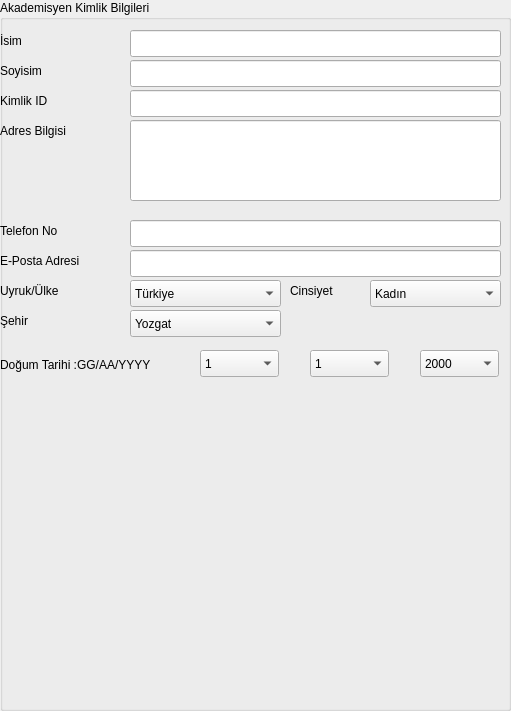
  <widget class="QGroupBox" name="akademisyen_kimlik">
   <property name="geometry">
    <rect>
     <x>1090</x>
     <y>150</y>
     <width>511</width>
     <height>711</height>
    </rect>
   </property>
   <property name="styleSheet">
    <string notr="true"/>
   </property>
   <property name="title">
    <string>Akademisyen Kimlik Bilgileri</string>
   </property>
   <widget class="QLabel" name="akademisyen_isim">
    <property name="geometry">
     <rect>
      <x>0</x>
      <y>30</y>
      <width>111</width>
      <height>21</height>
     </rect>
    </property>
    <property name="text">
     <string>İsim</string>
    </property>
   </widget>
   <widget class="QLineEdit" name="akademisyen_isim_bilgi">
    <property name="geometry">
     <rect>
      <x>130</x>
      <y>30</y>
      <width>371</width>
      <height>27</height>
     </rect>
    </property>
   </widget>
   <widget class="QLineEdit" name="akademisyen_soyisim_bilgi">
    <property name="geometry">
     <rect>
      <x>130</x>
      <y>60</y>
      <width>371</width>
      <height>27</height>
     </rect>
    </property>
   </widget>
   <widget class="QLineEdit" name="akademisyen_kimlik_id_bilgi">
    <property name="geometry">
     <rect>
      <x>130</x>
      <y>90</y>
      <width>371</width>
      <height>27</height>
     </rect>
    </property>
   </widget>
   <widget class="QLineEdit" name="akademisyen_adres_bilgi">
    <property name="geometry">
     <rect>
      <x>130</x>
      <y>120</y>
      <width>371</width>
      <height>81</height>
     </rect>
    </property>
    <property name="toolTip">
     <string>&lt;html&gt;&lt;head/&gt;&lt;body&gt;&lt;p align=&quot;center&quot;&gt;&lt;br/&gt;&lt;/p&gt;&lt;/body&gt;&lt;/html&gt;</string>
    </property>
    <property name="text">
     <string/>
    </property>
   </widget>
   <widget class="QLabel" name="akademisyen_soyisim">
    <property name="geometry">
     <rect>
      <x>0</x>
      <y>60</y>
      <width>111</width>
      <height>21</height>
     </rect>
    </property>
    <property name="text">
     <string>Soyisim</string>
    </property>
   </widget>
   <widget class="QLabel" name="akademisyen_kimlik_id">
    <property name="geometry">
     <rect>
      <x>0</x>
      <y>90</y>
      <width>111</width>
      <height>21</height>
     </rect>
    </property>
    <property name="text">
     <string>Kimlik ID</string>
    </property>
   </widget>
   <widget class="QLabel" name="akademisyen_adres">
    <property name="geometry">
     <rect>
      <x>0</x>
      <y>120</y>
      <width>111</width>
      <height>21</height>
     </rect>
    </property>
    <property name="text">
     <string>Adres Bilgisi</string>
    </property>
   </widget>
   <widget class="QLabel" name="akademisyen_tel_no">
    <property name="geometry">
     <rect>
      <x>0</x>
      <y>220</y>
      <width>111</width>
      <height>21</height>
     </rect>
    </property>
    <property name="text">
     <string>Telefon No</string>
    </property>
   </widget>
   <widget class="QLineEdit" name="akademisyen_tel_no_bilgi">
    <property name="geometry">
     <rect>
      <x>130</x>
      <y>220</y>
      <width>371</width>
      <height>27</height>
     </rect>
    </property>
   </widget>
   <widget class="QLabel" name="akademisyen_eposta">
    <property name="geometry">
     <rect>
      <x>0</x>
      <y>250</y>
      <width>111</width>
      <height>21</height>
     </rect>
    </property>
    <property name="text">
     <string>E-Posta Adresi</string>
    </property>
   </widget>
   <widget class="QLineEdit" name="akademisyen_eposta_bilgi">
    <property name="geometry">
     <rect>
      <x>130</x>
      <y>250</y>
      <width>371</width>
      <height>27</height>
     </rect>
    </property>
   </widget>
   <widget class="QLabel" name="akademisyen_cinsiyet">
    <property name="geometry">
     <rect>
      <x>290</x>
      <y>280</y>
      <width>111</width>
      <height>21</height>
     </rect>
    </property>
    <property name="text">
     <string>Cinsiyet</string>
    </property>
   </widget>
   <widget class="QComboBox" name="akademisyen_sehir_bilgi">
    <property name="geometry">
     <rect>
      <x>130</x>
      <y>310</y>
      <width>151</width>
      <height>27</height>
     </rect>
    </property>
    <item>
     <property name="text">
      <string>Yozgat</string>
     </property>
    </item>
    <item>
     <property name="text">
      <string>Ankara</string>
     </property>
    </item>
    <item>
     <property name="text">
      <string>Adana</string>
     </property>
    </item>
    <item>
     <property name="text">
      <string>İstanbul</string>
     </property>
    </item>
    <item>
     <property name="text">
      <string>Kayseri</string>
     </property>
    </item>
    <item>
     <property name="text">
      <string>Kırşehir</string>
     </property>
    </item>
    <item>
     <property name="text">
      <string>Sivas</string>
     </property>
    </item>
    <item>
     <property name="text">
      <string>Nevşehir</string>
     </property>
    </item>
    <item>
     <property name="text">
      <string>Niğde</string>
     </property>
    </item>
    <item>
     <property name="text">
      <string>Tokat</string>
     </property>
    </item>
    <item>
     <property name="text">
      <string>Çankırı</string>
     </property>
    </item>
    <item>
     <property name="text">
      <string>Samsun</string>
     </property>
    </item>
    <item>
     <property name="text">
      <string>Trabzon</string>
     </property>
    </item>
    <item>
     <property name="text">
      <string>Kahramanmaraş</string>
     </property>
    </item>
    <item>
     <property name="text">
      <string>Gaziantep</string>
     </property>
    </item>
   </widget>
   <widget class="QLabel" name="akademisyen_sehir">
    <property name="geometry">
     <rect>
      <x>0</x>
      <y>310</y>
      <width>111</width>
      <height>21</height>
     </rect>
    </property>
    <property name="text">
     <string>Şehir</string>
    </property>
   </widget>
   <widget class="QLabel" name="akademisyen_uyruk">
    <property name="geometry">
     <rect>
      <x>0</x>
      <y>280</y>
      <width>111</width>
      <height>21</height>
     </rect>
    </property>
    <property name="text">
     <string>Uyruk/Ülke</string>
    </property>
   </widget>
   <widget class="QComboBox" name="akademisyen_uyruk_2">
    <property name="geometry">
     <rect>
      <x>130</x>
      <y>280</y>
      <width>151</width>
      <height>27</height>
     </rect>
    </property>
    <item>
     <property name="text">
      <string>Türkiye</string>
     </property>
    </item>
    <item>
     <property name="text">
      <string>Arabistan</string>
     </property>
    </item>
    <item>
     <property name="text">
      <string>Katar</string>
     </property>
    </item>
    <item>
     <property name="text">
      <string>Irak</string>
     </property>
    </item>
    <item>
     <property name="text">
      <string>İran</string>
     </property>
    </item>
    <item>
     <property name="text">
      <string>Suriye</string>
     </property>
    </item>
    <item>
     <property name="text">
      <string>Lübnan</string>
     </property>
    </item>
    <item>
     <property name="text">
      <string>Azerbaycan</string>
     </property>
    </item>
    <item>
     <property name="text">
      <string>Kıbrıs</string>
     </property>
    </item>
    <item>
     <property name="text">
      <string>Türkmenistan</string>
     </property>
    </item>
    <item>
     <property name="text">
      <string>Rusya</string>
     </property>
    </item>
    <item>
     <property name="text">
      <string>Ukrayna</string>
     </property>
    </item>
    <item>
     <property name="text">
      <string>Yunanistan</string>
     </property>
    </item>
   </widget>
   <widget class="QComboBox" name="akademisyen_cinsiyet_bilgi">
    <property name="geometry">
     <rect>
      <x>370</x>
      <y>280</y>
      <width>131</width>
      <height>27</height>
     </rect>
    </property>
    <item>
     <property name="text">
      <string>Kadın</string>
     </property>
    </item>
    <item>
     <property name="text">
      <string>Erkek</string>
     </property>
    </item>
   </widget>
   <widget class="QLabel" name="akademisyen_dogum_tarihi">
    <property name="geometry">
     <rect>
      <x>0</x>
      <y>340</y>
      <width>191</width>
      <height>51</height>
     </rect>
    </property>
    <property name="text">
     <string>&lt;html&gt;&lt;head/&gt;&lt;body&gt;&lt;p&gt;Doğum Tarihi :GG/AA/YYYY&lt;/p&gt;&lt;/body&gt;&lt;/html&gt;</string>
    </property>
   </widget>
   <widget class="QComboBox" name="akademisyen_dogum_tarihi_gun">
    <property name="geometry">
     <rect>
      <x>200</x>
      <y>350</y>
      <width>79</width>
      <height>27</height>
     </rect>
    </property>
    <item>
     <property name="text">
      <string>1</string>
     </property>
    </item>
    <item>
     <property name="text">
      <string>2</string>
     </property>
    </item>
    <item>
     <property name="text">
      <string>3</string>
     </property>
    </item>
    <item>
     <property name="text">
      <string>4</string>
     </property>
    </item>
    <item>
     <property name="text">
      <string>5</string>
     </property>
    </item>
    <item>
     <property name="text">
      <string>6</string>
     </property>
    </item>
    <item>
     <property name="text">
      <string>7</string>
     </property>
    </item>
    <item>
     <property name="text">
      <string>8</string>
     </property>
    </item>
    <item>
     <property name="text">
      <string>9</string>
     </property>
    </item>
    <item>
     <property name="text">
      <string>10</string>
     </property>
    </item>
    <item>
     <property name="text">
      <string>11</string>
     </property>
    </item>
    <item>
     <property name="text">
      <string>12</string>
     </property>
    </item>
    <item>
     <property name="text">
      <string>13</string>
     </property>
    </item>
    <item>
     <property name="text">
      <string>14</string>
     </property>
    </item>
    <item>
     <property name="text">
      <string>15</string>
     </property>
    </item>
    <item>
     <property name="text">
      <string>16</string>
     </property>
    </item>
    <item>
     <property name="text">
      <string>17</string>
     </property>
    </item>
    <item>
     <property name="text">
      <string>18</string>
     </property>
    </item>
    <item>
     <property name="text">
      <string>19</string>
     </property>
    </item>
    <item>
     <property name="text">
      <string>20</string>
     </property>
    </item>
    <item>
     <property name="text">
      <string>21</string>
     </property>
    </item>
    <item>
     <property name="text">
      <string>22</string>
     </property>
    </item>
    <item>
     <property name="text">
      <string>23</string>
     </property>
    </item>
    <item>
     <property name="text">
      <string>24</string>
     </property>
    </item>
    <item>
     <property name="text">
      <string>25</string>
     </property>
    </item>
    <item>
     <property name="text">
      <string>26</string>
     </property>
    </item>
    <item>
     <property name="text">
      <string>27</string>
     </property>
    </item>
    <item>
     <property name="text">
      <string>28</string>
     </property>
    </item>
    <item>
     <property name="text">
      <string>29</string>
     </property>
    </item>
    <item>
     <property name="text">
      <string>30</string>
     </property>
    </item>
    <item>
     <property name="text">
      <string>31</string>
     </property>
    </item>
   </widget>
   <widget class="QComboBox" name="akademisyen_dogum_tarihi_ay">
    <property name="geometry">
     <rect>
      <x>310</x>
      <y>350</y>
      <width>79</width>
      <height>27</height>
     </rect>
    </property>
    <item>
     <property name="text">
      <string>1</string>
     </property>
    </item>
    <item>
     <property name="text">
      <string>2</string>
     </property>
    </item>
    <item>
     <property name="text">
      <string>3</string>
     </property>
    </item>
    <item>
     <property name="text">
      <string>4</string>
     </property>
    </item>
    <item>
     <property name="text">
      <string>5</string>
     </property>
    </item>
    <item>
     <property name="text">
      <string>6</string>
     </property>
    </item>
    <item>
     <property name="text">
      <string>7</string>
     </property>
    </item>
    <item>
     <property name="text">
      <string>8</string>
     </property>
    </item>
    <item>
     <property name="text">
      <string>9</string>
     </property>
    </item>
    <item>
     <property name="text">
      <string>10</string>
     </property>
    </item>
    <item>
     <property name="text">
      <string>11</string>
     </property>
    </item>
    <item>
     <property name="text">
      <string>12</string>
     </property>
    </item>
   </widget>
   <widget class="QComboBox" name="akademisyen_dogum_tarihi_yil">
    <property name="geometry">
     <rect>
      <x>420</x>
      <y>350</y>
      <width>79</width>
      <height>27</height>
     </rect>
    </property>
    <item>
     <property name="text">
      <string>2000</string>
     </property>
    </item>
    <item>
     <property name="text">
      <string>2001</string>
     </property>
    </item>
    <item>
     <property name="text">
      <string>2002</string>
     </property>
    </item>
    <item>
     <property name="text">
      <string>2003</string>
     </property>
    </item>
    <item>
     <property name="text">
      <string>2004</string>
     </property>
    </item>
    <item>
     <property name="text">
      <string>2005</string>
     </property>
    </item>
    <item>
     <property name="text">
      <string>2006</string>
     </property>
    </item>
    <item>
     <property name="text">
      <string>2007</string>
     </property>
    </item>
    <item>
     <property name="text">
      <string>2008</string>
     </property>
    </item>
    <item>
     <property name="text">
      <string>2009</string>
     </property>
    </item>
    <item>
     <property name="text">
      <string>2010</string>
     </property>
    </item>
    <item>
     <property name="text">
      <string/>
     </property>
    </item>
   </widget>
  </widget>
